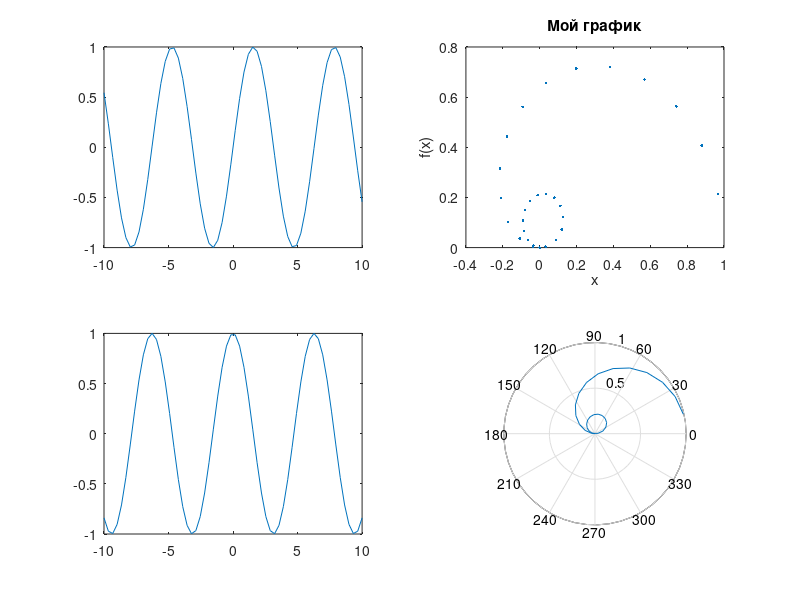

Write the MATLAB code that produced this figure.
x = linspace(-10,10,60);
y = sin(x);
subplot(2,2,1)
plot(x,y)

subplot(2,2,2)
plot(x,tan(x))

subplot(2,2,3)
plot(x,cos(x))

subplot(2,2,4)
a  = 0.4;
b = 1;
phi = linspace(0,2*pi,30);
rho = sin(phi)./phi;
polar(phi, rho)

subplot(2,2,2)
x = rho.*cos(phi);
y = rho.*sin(phi);
plot(x,y,".")

xlabel('x');
ylabel('f(x)')
title('Мой график')